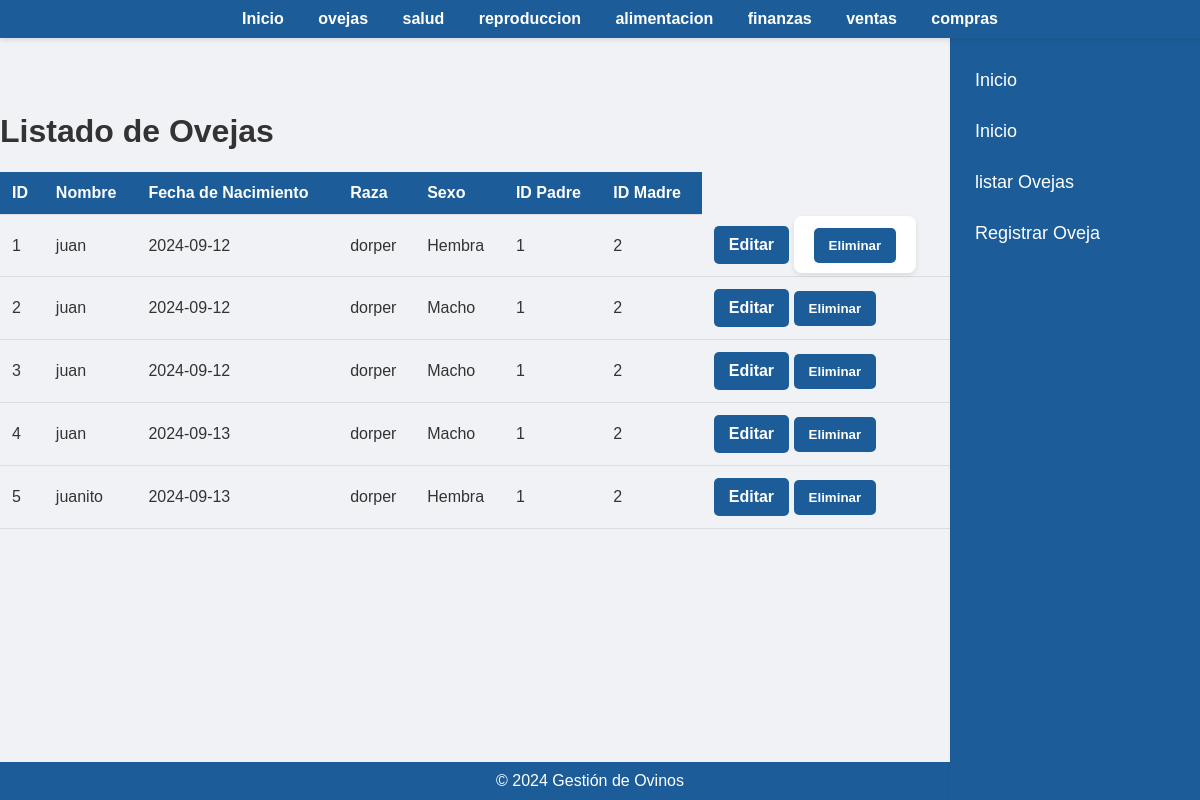
/listar_ovejas (signed in), run on an earlier commit of the app's database.
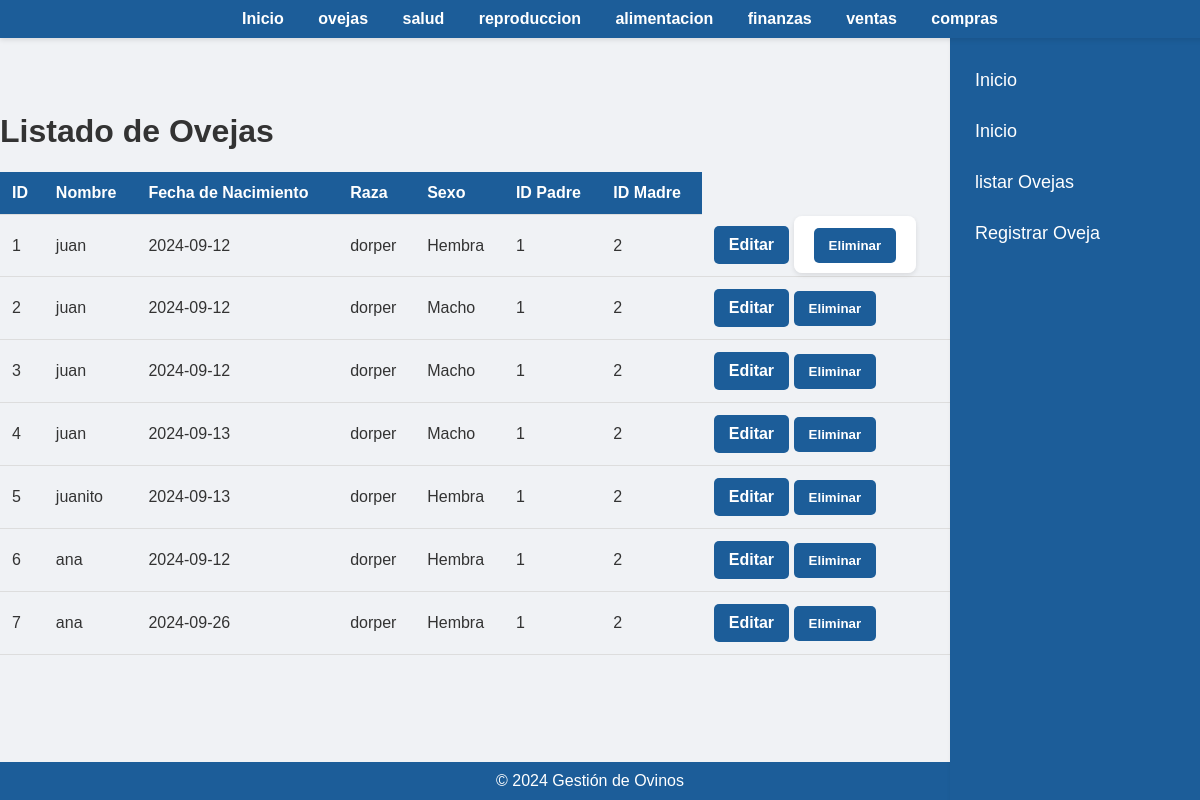
And on a later commit of the database.
### app/models.py (models this page shows, shortened)
class Oveja(db.Model):
    id = db.Column(db.Integer, primary_key=True)
    nombre = db.Column(db.String(100), nullable=False)
    fecha_nacimiento = db.Column(db.Date, nullable=False)
    raza = db.Column(db.String(50), nullable=False)
    sexo = db.Column(ENUM('Macho', 'Hembra', name='sexo_enum'), nullable=False)
    id_padre = db.Column(db.Integer, db.ForeignKey('oveja.id'), nullable=True)
    id_madre = db.Column(db.Integer, db.ForeignKey('oveja.id'), nullable=True)
    user_id = db.Column(db.Integer, db.ForeignKey('user.id'), nullable=False)
    padre = db.relationship('Oveja', remote_side=[id], foreign_keys=[id_padre], backref='hijos_padre', uselist=False)
    madre = db.relationship('Oveja', remote_side=[id], foreign_keys=[id_madre], backref='hijos_madre', uselist=False)
    user = db.relationship('User', backref='ovejas')

### app/routes.py (the view)
@app.route('/listar_ovejas')
@login_required
def listar_ovejas():
    ovejas = Oveja.query.filter_by(user_id=current_user.id).all()
    return render_template('listar_ovejas.html', ovejas=ovejas)

### app/__init__.py (called while the page is built)
@login_manager.user_loader
def load_user(user_id):
    return User.query.get(int(user_id))

### app/templates/listar_ovejas.html (shortened to what this page needs)
<!DOCTYPE html>
<html lang="es">
<head>
    <link rel="stylesheet" href="{{ url_for('static', filename='styles.css') }}">
</head>
<body>
    <br>
    <div class="navbar">
        <a href="{{ url_for('index') }}">Inicio</a>
        <a href="{{ url_for('oveja') }}"> ovejas  </a>
        <a href="{{ url_for('salud') }}">salud</a>
        <a href="{{url_for('reproduccion')}}"> reproduccion</a>
        <a href="{{url_for('alimentacion')}}">alimentacion</a></li>
        <a href="{{url_for('finanzas')}}">finanzas</a></li>
        <a href="{{url_for('venta')}}">ventas</a></li>
        <a href="{{url_for('compra')}}">compras</a></li>
    </div>
    <footer>
        &copy; 2024 Gestión de Ovinos
    </footer>
    <div class="sidebar">
        <a href="{{ url_for('index') }}">Inicio</a>
        <a href="{{ url_for('index') }}">Inicio</a>
        <a href="{{ url_for('listar_ovejas') }}">listar Ovejas</a>
        <a href="{{ url_for('registrar_oveja') }}">Registrar Oveja</a>
    </div>
    <h1>Listado de Ovejas</h1>
    <table>
        <thead>
            <tr>
                <th>ID</th>
                <th>Nombre</th>
                <th>Fecha de Nacimiento</th>
                <th>Raza</th>
                <th>Sexo</th>
                <th>ID Padre</th>
                <th>ID Madre</th>
            </tr>
        </thead>
        <tbody>
            {% for oveja in ovejas %}
            <tr>
                <td>{{ oveja.id }}</td>
                <td>{{ oveja.nombre }}</td>
                <td>{{ oveja.fecha_nacimiento.strftime('%Y-%m-%d') }}</td>
                <td>{{ oveja.raza }}</td>
                <td>{{ oveja.sexo }}</td>
                <td>{{ oveja.id_padre }}</td>
                <td>{{ oveja.id_madre }}</td>
                <td>
                    <a href="{{ url_for('editar_oveja', id=oveja.id) }}"class='btn'>Editar</a>
                    <form action="{{ url_for('eliminar_oveja', id=oveja.id) }}" method="POST" style="display:inline;">
                        <button type="submit" onclick="return confirm('¿Estás seguro de que deseas eliminar esta oveja?');">Eliminar</button>
                </td>
            </tr>
            {% endfor %}
        </tbody>
    </table>
</body>
</html>

### app/static/styles.css (style rules this page uses)
body { font-family: 'Arial', sans-serif; background-color: #f0f2f5; color: #333; margin: 0; padding: 0; padding-top: 20px; }
.navbar { background-color: #1c5d99; padding: 10px 20px; text-align: center; box-shadow: 0 2px 5px rgba(0, 0, 0, 0.1); position: fixed; top: 0; left: 0; width: 100%; z-index: 1000; }
.navbar a { color: #ffffff; text-decoration: none; margin: 0 15px; font-weight: bold; }
.sidebar { height: calc(100vh - 35px); width: 250px; position: fixed; top: 35px; right: 0; background-color: #1c5d99; padding-top: 20px; box-shadow: 2px 0 5px rgba(0, 0, 0, 0.1); overflow-y: auto; z-index: 900; }
.sidebar a { padding: 15px 25px; text-decoration: none; font-size: 18px; color: #ffffff; display: block; transition: 0.3s; }
form { max-width: 500px; margin: 20px auto; padding: 20px; background-color: #ffffff; border-radius: 8px; box-shadow: 0 2px 5px rgba(0, 0, 0, 0.1); }
button { background-color: #1c5d99; color: white; padding: 10px 15px; border: none; border-radius: 5px; cursor: pointer; font-weight: bold; }
table { width: calc(100% - 250px); margin-right: 250px; border-collapse: collapse; margin: 20px 0; }
th, td { padding: 12px; border-bottom: 1px solid #ddd; text-align: left; }
th { background-color: #1c5d99; color: white; }
footer { background-color: #1c5d99; color: white; text-align: center; padding: 10px; position: fixed; bottom: 0; width: calc(100%); right: 0; z-index: 850; }
.btn { display: inline-block; padding: 10px 15px; background-color: #1c5d99; color: white; text-decoration: none; border-radius: 5px; font-weight: bold; text-align: center; }

What changed in the data, as far as the page shows it:
added Oveja: id "6", nombre "ana", fecha_nacimiento "2024-09-12", raza "dorper", sexo "Hembra", id_padre "1", id_madre "2"
added Oveja: id "7", nombre "ana", fecha_nacimiento "2024-09-26", raza "dorper", sexo "Hembra", id_padre "1", id_madre "2"
